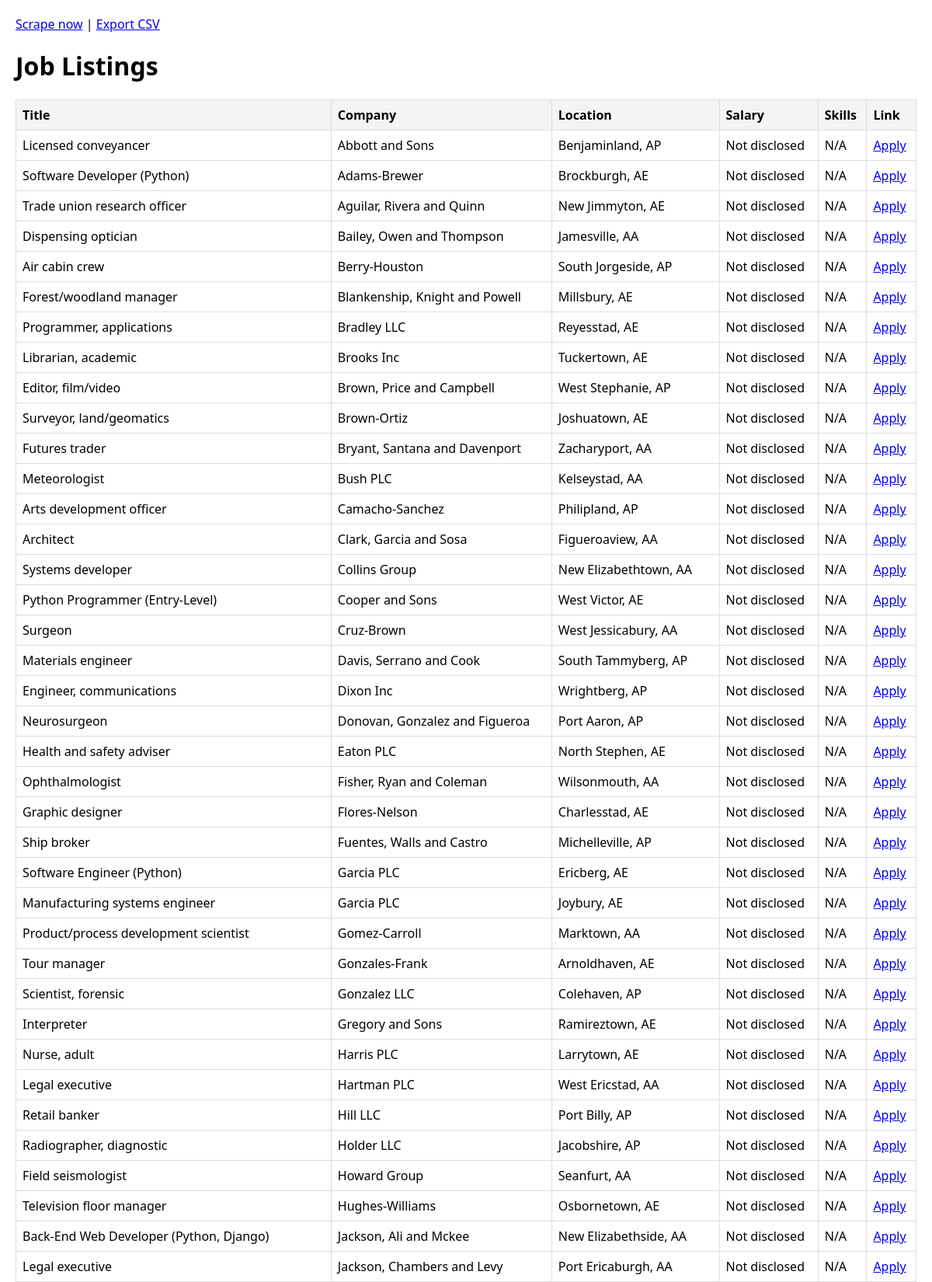
The page / (upper part) on the database its author committed.
### app.py (models this page shows)
class Job(db.Model):
    id = db.Column(db.Integer, primary_key=True)
    title = db.Column(db.String(250), nullable=False)
    company = db.Column(db.String(250), nullable=False)
    location = db.Column(db.String(250), nullable=False)
    salary = db.Column(db.String(120))
    skills = db.Column(db.String(500))
    link = db.Column(db.String(500))
    __table_args__ = (
        UniqueConstraint("title", "company", "location", name="uq_job_triplet"),
    )

### app.py (the view)
@app.route("/")
def index():
    jobs = Job.query.order_by(Job.company.asc()).all()
    return render_template("index.html", jobs=jobs)

### templates/index.html (shortened to what this page needs)
{% extends "base.html" %}
{% block content %}
<h1>Job Listings</h1>
<table>
  <thead>
    <tr>
      <th>Title</th>
      <th>Company</th>
      <th>Location</th>
      <th>Salary</th>
      <th>Skills</th>
      <th>Link</th>
    </tr>
  </thead>
  <tbody>
  {% for j in jobs %}
    <tr>
      <td>{{ j.title }}</td>
      <td>{{ j.company }}</td>
      <td>{{ j.location }}</td>
      <td>{{ j.salary }}</td>
      <td>{{ j.skills }}</td>
      <td>{% if j.link %}<a href="{{ j.link }}" target="_blank">Apply</a>{% else %}-{% endif %}</td>
    </tr>
  {% endfor %}
  </tbody>
</table>
{% endblock %}

### templates/base.html (shortened to what this page needs)
<!doctype html>
<html>
<head>
</head>
<body>
  <div class="actions">
    <a href="{{ url_for('do_scrape') }}">Scrape now</a> |
    <a href="{{ url_for('export_csv') }}">Export CSV</a>
  </div>
  {% block content %}{% endblock %}
</body>
</html>

### templates/base.html (style rules this page uses)
body { font-family: system-ui, -apple-system, Segoe UI, Roboto, Arial; margin: 20px; }
table { border-collapse: collapse; width: 100%; }
th, td { border: 1px solid #ddd; padding: 8px; vertical-align: top; }
th { background: #f4f4f4; text-align: left; }
.actions { margin-bottom: 16px; }

### rows shown on the page
Job: title "Licensed conveyancer", company "Abbott and Sons", location "Benjaminland, AP", salary "Not disclosed", skills "N/A"
Job: title "Software Developer (Python)", company "Adams-Brewer", location "Brockburgh, AE", salary "Not disclosed", skills "N/A"
Job: title "Trade union research officer", company "Aguilar, Rivera and Quinn", location "New Jimmyton, AE", salary "Not disclosed", skills "N/A"
Job: title "Dispensing optician", company "Bailey, Owen and Thompson", location "Jamesville, AA", salary "Not disclosed", skills "N/A"
Job: title "Air cabin crew", company "Berry-Houston", location "South Jorgeside, AP", salary "Not disclosed", skills "N/A"
Job: title "Forest/woodland manager", company "Blankenship, Knight and Powell", location "Millsbury, AE", salary "Not disclosed", skills "N/A"
Job: title "Programmer, applications", company "Bradley LLC", location "Reyesstad, AE", salary "Not disclosed", skills "N/A"
Job: title "Librarian, academic", company "Brooks Inc", location "Tuckertown, AE", salary "Not disclosed", skills "N/A"
Job: title "Editor, film/video", company "Brown, Price and Campbell", location "West Stephanie, AP", salary "Not disclosed", skills "N/A"
Job: title "Surveyor, land/geomatics", company "Brown-Ortiz", location "Joshuatown, AE", salary "Not disclosed", skills "N/A"
Job: title "Futures trader", company "Bryant, Santana and Davenport", location "Zacharyport, AA", salary "Not disclosed", skills "N/A"
Job: title "Meteorologist", company "Bush PLC", location "Kelseystad, AA", salary "Not disclosed", skills "N/A"
Job: title "Arts development officer", company "Camacho-Sanchez", location "Philipland, AP", salary "Not disclosed", skills "N/A"
Job: title "Architect", company "Clark, Garcia and Sosa", location "Figueroaview, AA", salary "Not disclosed", skills "N/A"
Job: title "Systems developer", company "Collins Group", location "New Elizabethtown, AA", salary "Not disclosed", skills "N/A"
Job: title "Python Programmer (Entry-Level)", company "Cooper and Sons", location "West Victor, AE", salary "Not disclosed", skills "N/A"
Job: title "Surgeon", company "Cruz-Brown", location "West Jessicabury, AA", salary "Not disclosed", skills "N/A"
Job: title "Materials engineer", company "Davis, Serrano and Cook", location "South Tammyberg, AP", salary "Not disclosed", skills "N/A"
Job: title "Engineer, communications", company "Dixon Inc", location "Wrightberg, AP", salary "Not disclosed", skills "N/A"
Job: title "Neurosurgeon", company "Donovan, Gonzalez and Figueroa", location "Port Aaron, AP", salary "Not disclosed", skills "N/A"
Job: title "Health and safety adviser", company "Eaton PLC", location "North Stephen, AE", salary "Not disclosed", skills "N/A"
Job: title "Ophthalmologist", company "Fisher, Ryan and Coleman", location "Wilsonmouth, AA", salary "Not disclosed", skills "N/A"
Job: title "Graphic designer", company "Flores-Nelson", location "Charlesstad, AE", salary "Not disclosed", skills "N/A"
Job: title "Ship broker", company "Fuentes, Walls and Castro", location "Michelleville, AP", salary "Not disclosed", skills "N/A"
Job: title "Software Engineer (Python)", company "Garcia PLC", location "Ericberg, AE", salary "Not disclosed", skills "N/A"
Job: title "Manufacturing systems engineer", company "Garcia PLC", location "Joybury, AE", salary "Not disclosed", skills "N/A"
Job: title "Product/process development scientist", company "Gomez-Carroll", location "Marktown, AA", salary "Not disclosed", skills "N/A"
Job: title "Tour manager", company "Gonzales-Frank", location "Arnoldhaven, AE", salary "Not disclosed", skills "N/A"
Job: title "Scientist, forensic", company "Gonzalez LLC", location "Colehaven, AP", salary "Not disclosed", skills "N/A"
Job: title "Interpreter", company "Gregory and Sons", location "Ramireztown, AE", salary "Not disclosed", skills "N/A"
Job: title "Nurse, adult", company "Harris PLC", location "Larrytown, AE", salary "Not disclosed", skills "N/A"
Job: title "Legal executive", company "Hartman PLC", location "West Ericstad, AA", salary "Not disclosed", skills "N/A"
Job: title "Retail banker", company "Hill LLC", location "Port Billy, AP", salary "Not disclosed", skills "N/A"
Job: title "Radiographer, diagnostic", company "Holder LLC", location "Jacobshire, AP", salary "Not disclosed", skills "N/A"
Job: title "Field seismologist", company "Howard Group", location "Seanfurt, AA", salary "Not disclosed", skills "N/A"
Job: title "Television floor manager", company "Hughes-Williams", location "Osbornetown, AE", salary "Not disclosed", skills "N/A"
Job: title "Back-End Web Developer (Python, Django)", company "Jackson, Ali and Mckee", location "New Elizabethside, AA", salary "Not disclosed", skills "N/A"
Job: title "Legal executive", company "Jackson, Chambers and Levy", location "Port Ericaburgh, AA", salary "Not disclosed", skills "N/A"
